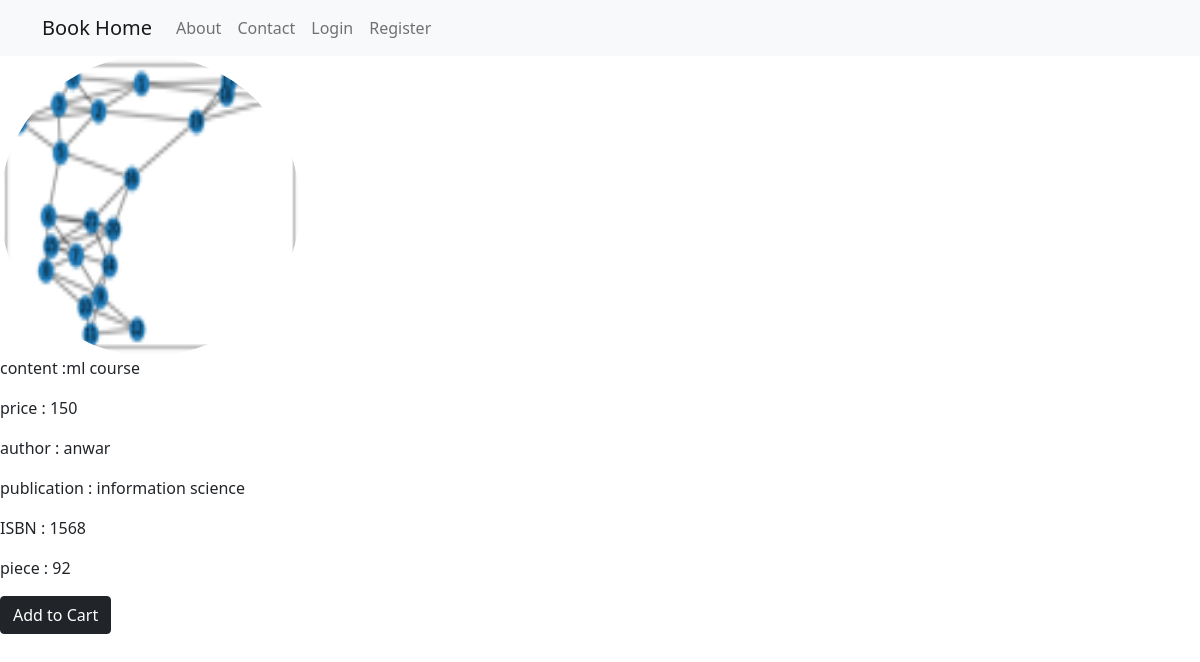
/book_info/6, run on the app's committed database.
### Models.py (models this page shows, shortened)
class Book(db.Model, UserMixin):
    id = db.Column(db.Integer, primary_key=True)
    title = db.Column(db.String(100), nullable=False)
    author = db.Column(db.String(100), nullable=False)
    publication = db.Column(db.String(100), nullable=False)
    ISBN = db.Column(db.String(100), nullable=False)
    content = db.Column(db.Text, nullable=False)
    price = db.Column(db.Integer, nullable=False)
    piece=db.Column(db.Integer, nullable=False)
    image_file = db.Column(db.String(20), nullable=False, default='default.jpg')
    cart=db.relationship('Cart', backref='cartbook', lazy=True)
    orderbook=db.relationship('OrderBook', backref='orderbook', lazy=True)

### routes.py (the view)
@app.route("/book_info/<int:book_id>")
def book_info(book_id):
    book = Book.query.get_or_404(book_id)
    return render_template('infobook.html', book=book)

### templates/infobook.html (shortened to what this page needs)
{% extends "home.html" %}
  {% block content %}
  {% if book.piece <= 0 %}
		<h2>Out Of WetSite</h2>
		        {% if current_user.is_authenticated %}
		         {%if  current_user.username[:5] == "admin" and current_user.is_authenticated %}
                    <a class="btn btn-primary" href="{{ url_for('edit_book',book_id=book.id) }}" role="button">Edit</a>
            {%endif%}
        {%endif%}
	  {% else: %}
  <img class="rounded-circle article-img"
  {% if book.image_file[0] == "C" %}
  src="{{ url_for('static',filename='book_profile/' + 'defalt.jpg' ) }}" width = "300" height = "300">
  {%else%}
    src="{{ url_for('static',filename='book_profile/' + book.image_file ) }}" width = "300" height = "300">
  {%endif%}
            <div class="article-metadata">
            <p class="article-content">content :{{ book.content }}</p>
            <p class="article-content">price : {{ book.price }}</p>
            <p class="article-content">author : {{ book.author }}</p>
            <p class="article-content">publication : {{ book.publication }}</p>
            <p class="article-content">ISBN : {{ book.ISBN }}</p>
            <p class="article-content">piece : {{ book.piece }}</p>
            </div>
<div>
<a class="btn btn-dark" href="{{ url_for('addcart',book_id=book.id) }}" role="button">Add to Cart</a>
</div>
   {%endif%}
  {% endblock %}

### data on the page
Book: image_file (picture), content "ml course", price "150", author "anwar", publication "information science", ISBN "1568", piece "92"
